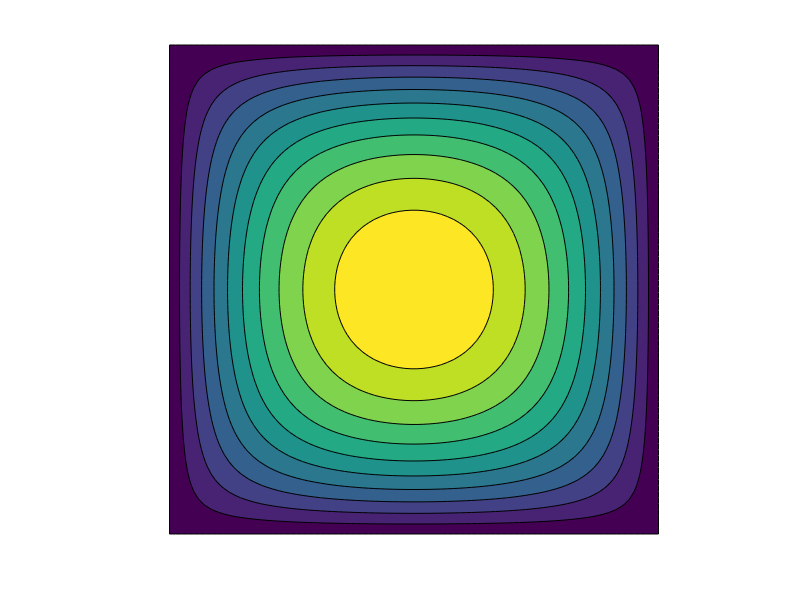

This chart was generated by the following MATLAB code:
function beautifulConvection()


n = 82;
h =  2.0/(n-1);
X = -1.0:h:1.0;
Y = -1.0:h:1.0;


A = sparse(n^2,n^2);
map = zeros((n-2)^2,1);
for i = 2:n-1
    for j = 2:n-1
        index = (i-1)*n + j;
        map((i-2)*(n-2)+j-1) = index;
        A(index,index)   = -4;
        A(index,index+1) =  1;
        A(index,index-1) =  1;
        A(index,index+n) =  1;
        A(index,index-n) =  1;
    end
end

A = A/(h^2);
B = -ones((n-2)^2,1);

U = zeros(n,n);
U(2:n-1,2:n-1) = reshape(A(map,map)\B,n-2,n-2);
contourf(X,Y,U); 
axis off; axis equal
end
